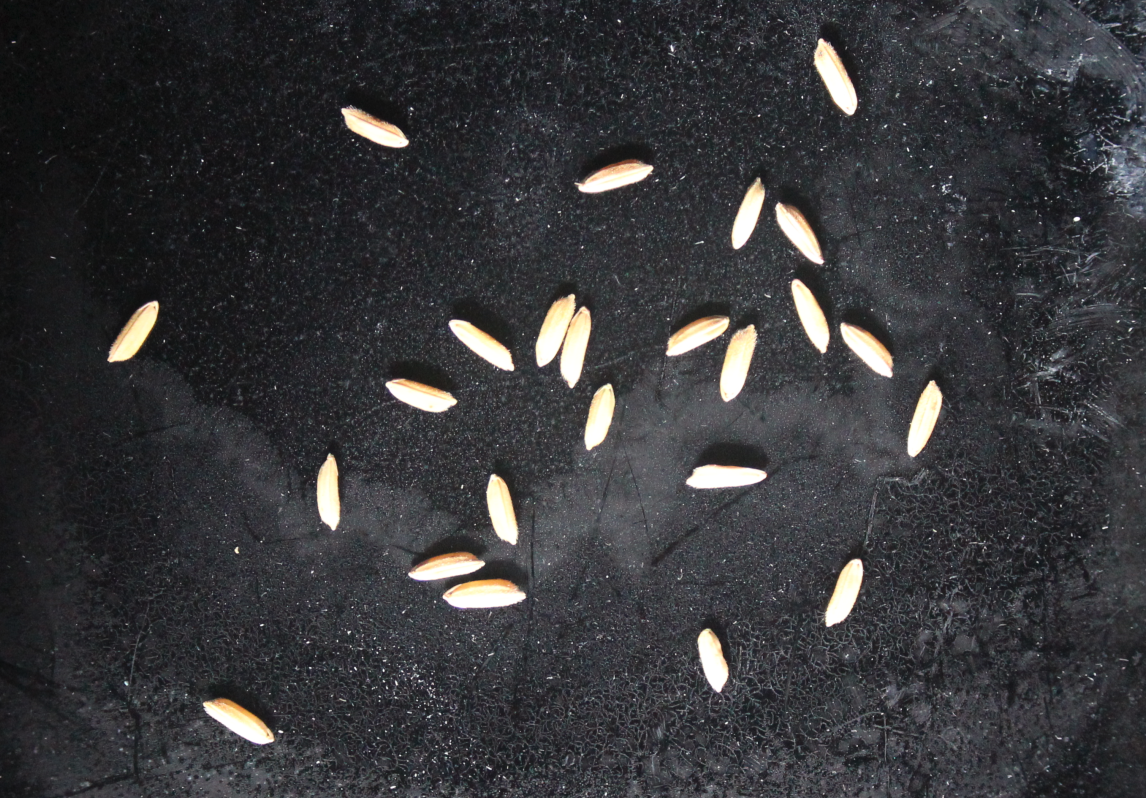
#> input picture seed-detection/SeedCounter/test-images/test.png, 1146 x 798 px, given in place of test.jpg, which was not available
$ python farm_detection.py   (older library calls are emulated)
#> lines starting #> are read from the running program, lines starting #| are printed output that depends on the picture; after the words box and inside, x2 and y2 are one past the last pixel; in counts of white or black regions, pixels touching at a corner belong together; pictures that were not available may be replaced by others from this repository, and a replacement may not be noted
import os
import cv2
import numpy as np

img = cv2.imread("images/test.jpg", -1)
#> img is the input picture: shape (798, 1146, 4); mean B, G, R, A 58.3, 55.7, 55.4, 255

cv2.imshow("Test", img)
kernel = np.ones((5,5),np.uint8)

cv2.waitKey(0)

# Convert the image to grayscale
img_gray = cv2.cvtColor(img, cv2.COLOR_BGR2GRAY)

ret, img_gray = cv2.threshold(img_gray, 150, 255, cv2.THRESH_BINARY)
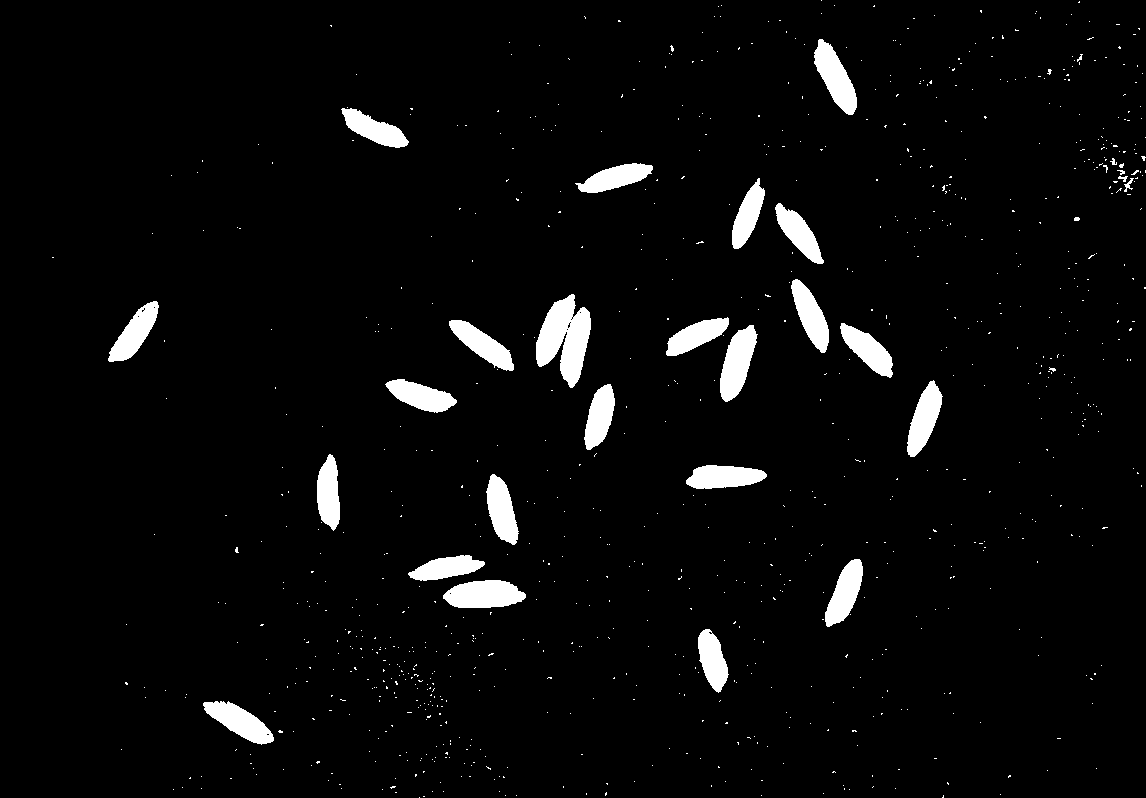
#> img_gray: shape (798, 1146); 3.9% white; 914 white regions (885 under 20 px), largest, box (x1, y1, x2, y2) and area: (536, 294, 591, 388) 3094, (443, 580, 526, 608) 1791, (720, 325, 758, 402) 1708

# Implement median filter
img_blur = cv2.medianBlur(img_gray, ksize=5)
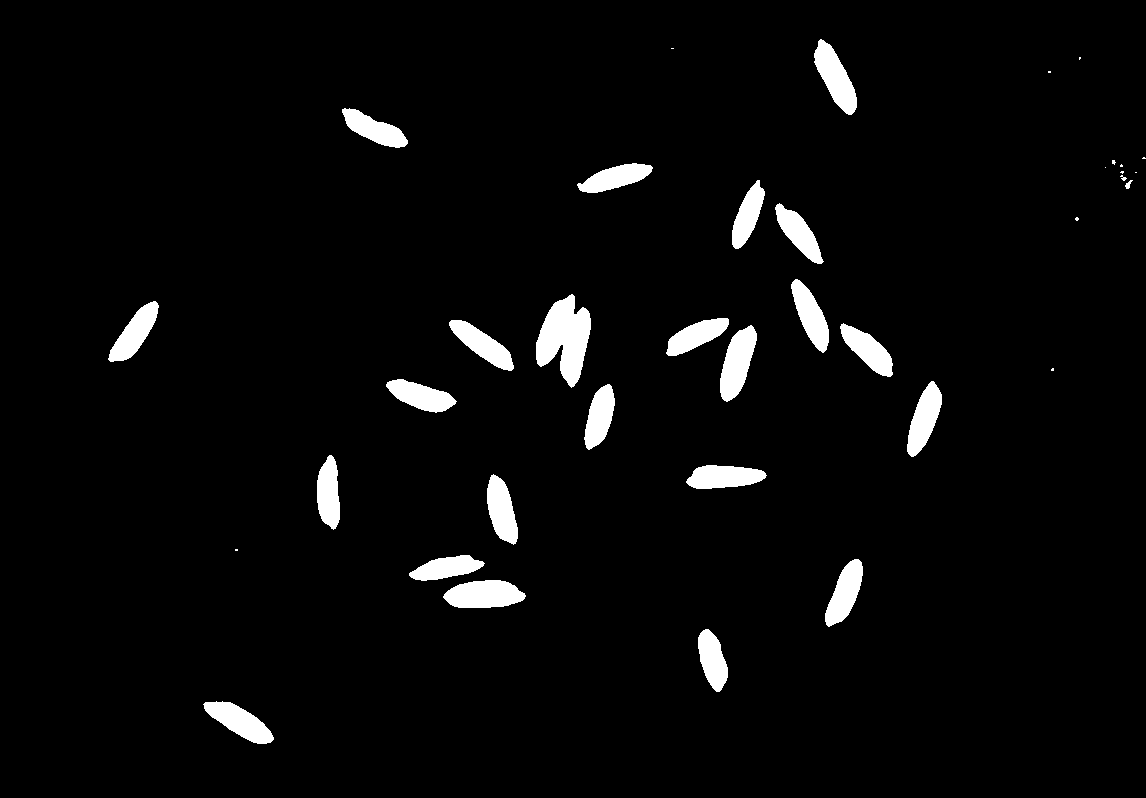
#> img_blur: shape (798, 1146); 3.7% white; 37 white regions (12 under 20 px)

img_edge = cv2.Laplacian(img_blur,cv2.CV_64F)
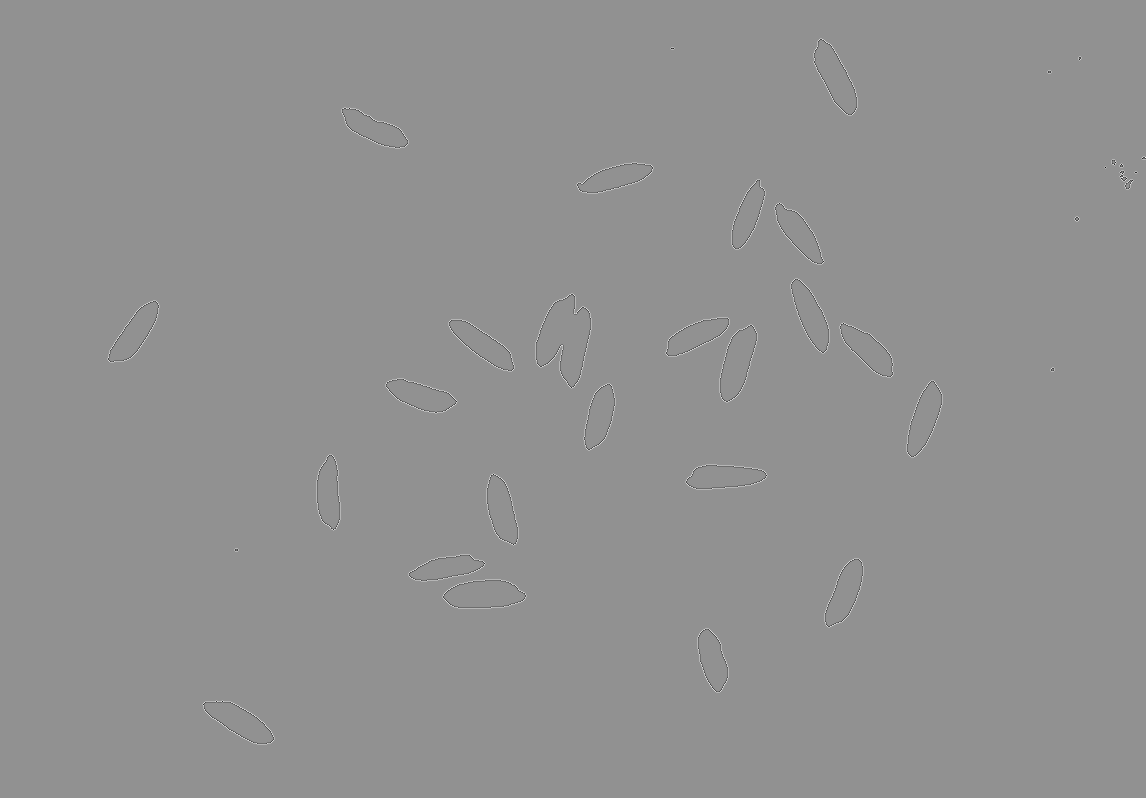
#> img_edge: shape (798, 1146) float64; min -1020, max 765, mean 0; drawn with min black and max white

img_edge = np.uint8(img_edge)

img_edge = cv2.morphologyEx(img_edge, cv2.MORPH_GRADIENT, kernel)
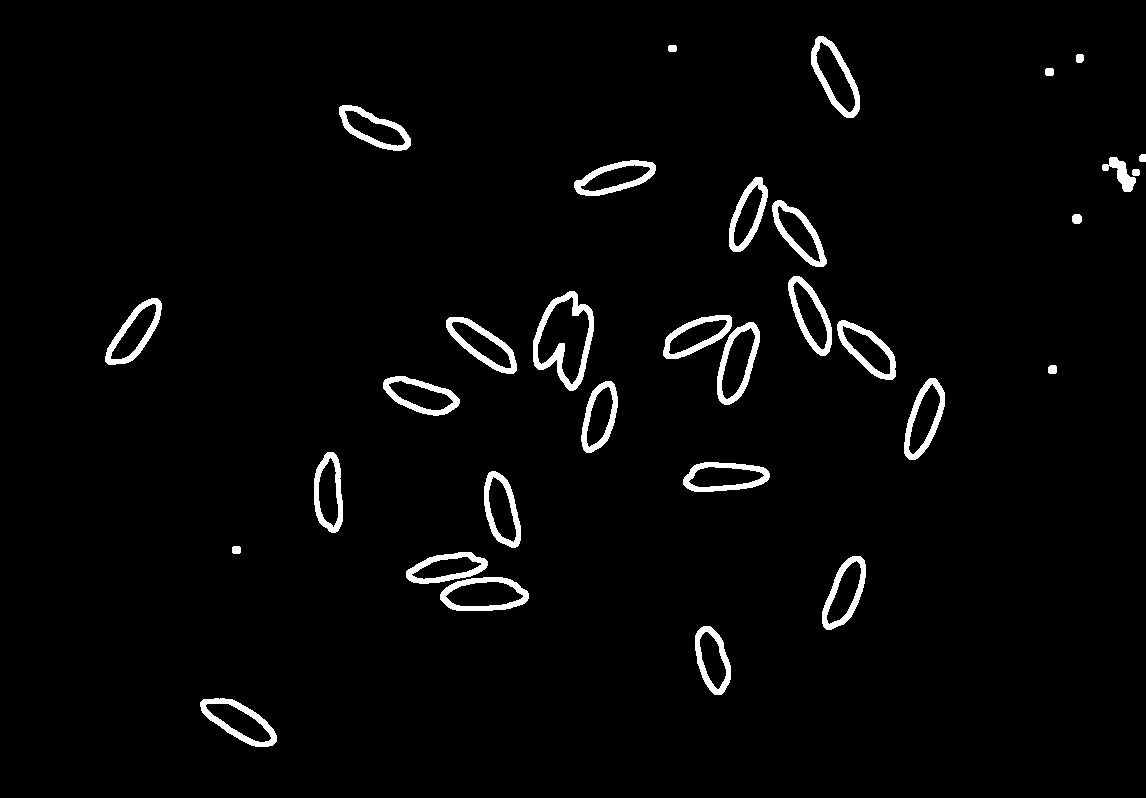
#> img_edge: shape (798, 1146); min 0, max 255, mean 7

cv2.imshow("Check" , img_edge)

# Finding Contours
# Use a copy of the image e.g. edged.copy()
# since findContours alters the image

# detect the contours on the binary image using cv2.CHAIN_APPROX_NONE
contours, hierarchy = cv2.findContours(image=img_edge, mode=cv2.RETR_TREE, method=cv2.CHAIN_APPROX_NONE)
#> contours = 55 contours; largest, box (x1, y1, x2, y2) and area: (533, 291, 594, 391) 3989, (440, 577, 529, 611) 2340, (538, 297, 589, 384) 2296, (717, 322, 760, 405) 2266, (811, 36, 860, 118) 2217

print(type(img_edge))
#| <class 'numpy.ndarray'>

h, w = img_edge.shape
#> h = 798; w = 1146

maxLabelSize = (h/4.0) * (w/6.0)
#> maxLabelSize = 38104.5
minLabelSize = ((h/40.0) * (w/60.0))
#> minLabelSize = 381

goodContours = []
for i in range(len(contours)):
    size = cv2.contourArea(contours[i])
    if maxLabelSize > size > minLabelSize:
        goodContours.append(contours[i])
#> this loop made 55 passes
#> size on passes 1 to 12: 2081, 1019, 1688.5, 811.5, 2340, 1283.5, 1948, 952, 1711.5, 742, 54, 1933
#> after the loop, goodContours = 47 contours; largest, box (x1, y1, x2, y2) and area: (533, 291, 594, 391) 3989, (440, 577, 529, 611) 2340, (538, 297, 589, 384) 2296, (717, 322, 760, 405) 2266, (811, 36, 860, 118) 2217

# draw contours on the original image
image_copy = img_blur.copy()
#> (the run stopped early here; a loop or call above may not have finished)
